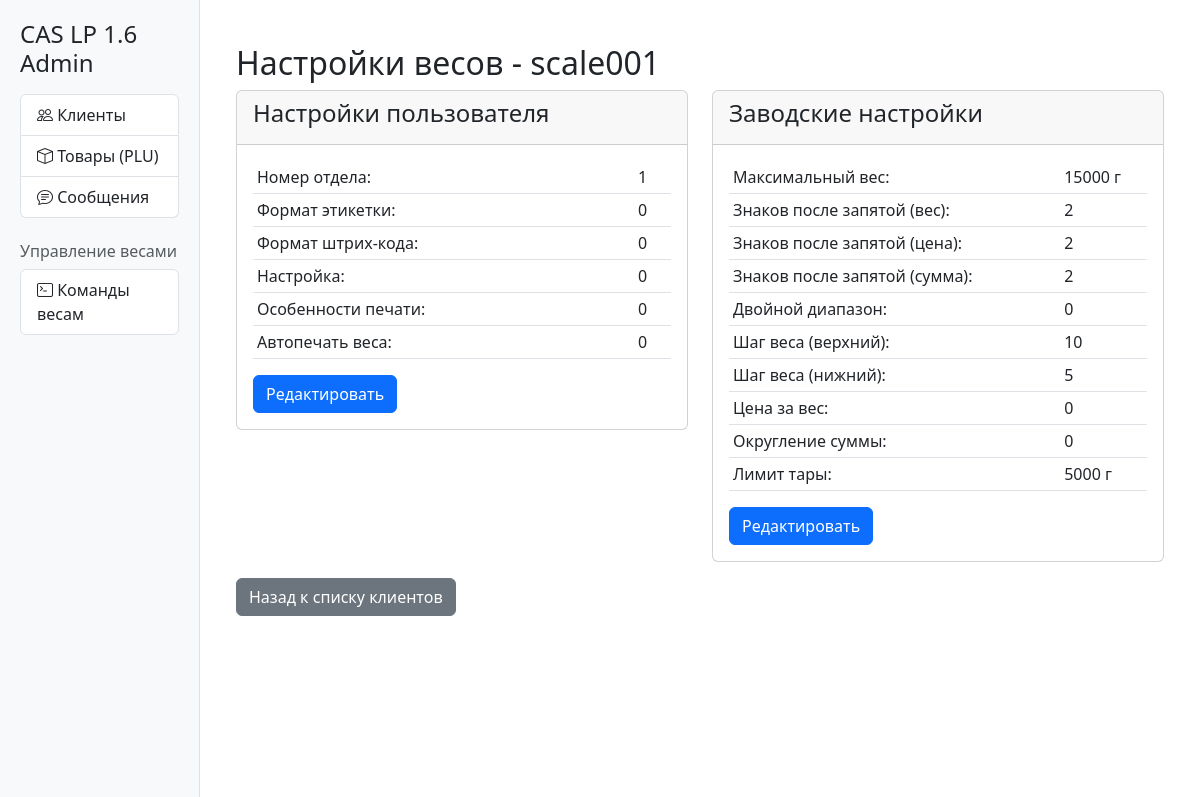
Screenshot of /settings/scale001 with the database file from the repository.
### server.py (models this page shows)
class UserSettings(db.Model):
    id = db.Column(db.Integer, primary_key=True)
    client_id = db.Column(db.String(64), db.ForeignKey('client.client_id'))
    dept_no = db.Column(db.Integer, default=1)  # Номер отдела
    label_format = db.Column(db.Integer, default=0)  # Формат этикетки
    barcode_format = db.Column(db.Integer, default=0)  # Формат штрих-кода
    adjst = db.Column(db.Integer, default=0)  # Настройка
    print_features = db.Column(db.Integer, default=0)  # Особенности печати
    auto_print_weight = db.Column(db.Integer, default=0)  # Автопечать веса
    created_at = db.Column(db.DateTime, default=datetime.utcnow)

class FactorySettings(db.Model):
    id = db.Column(db.Integer, primary_key=True)
    client_id = db.Column(db.String(64), db.ForeignKey('client.client_id'))
    max_weight = db.Column(db.Integer, default=15000)  # Максимальный вес
    dec_point_weight = db.Column(db.Integer, default=2)  # Знаков после запятой для веса
    dec_point_price = db.Column(db.Integer, default=2)  # Знаков после запятой для цены
    dec_point_sum = db.Column(db.Integer, default=2)  # Знаков после запятой для суммы
    dual_range = db.Column(db.Integer, default=0)  # Двойной диапазон
    weight_step_upper = db.Column(db.Integer, default=10)  # Шаг веса верхний диапазон
    weight_step_lower = db.Column(db.Integer, default=5)  # Шаг веса нижний диапазон
    price_weight = db.Column(db.Integer, default=0)  # Цена за вес
    round_sum = db.Column(db.Integer, default=0)  # Округление суммы
    tare_limit = db.Column(db.Integer, default=5000)  # Лимит тары
    created_at = db.Column(db.DateTime, default=datetime.utcnow)

### server.py (the view)
@app.route('/settings/<client_id>')
def settings_view(client_id):
    user_settings = UserSettings.query.filter_by(client_id=client_id).first()
    factory_settings = FactorySettings.query.filter_by(client_id=client_id).first()
    return render_template('settings.html', client_id=client_id,
                         user_settings=user_settings, factory_settings=factory_settings)

### templates/settings.html (shortened to what this page needs)
{% extends "base.html" %}
{% block content %}
<div class="container mt-4">
    <h2>Настройки весов - {{ client_id }}</h2>
    <div class="row">
        <div class="col-md-6">
            <div class="card">
                <div class="card-header">
                    <h4>Настройки пользователя</h4>
                </div>
                <div class="card-body">
                    {% if user_settings %}
                        <table class="table table-sm">
                            <tr><td>Номер отдела:</td><td>{{ user_settings.dept_no }}</td></tr>
                            <tr><td>Формат этикетки:</td><td>{{ user_settings.label_format }}</td></tr>
                            <tr><td>Формат штрих-кода:</td><td>{{ user_settings.barcode_format }}</td></tr>
                            <tr><td>Настройка:</td><td>{{ user_settings.adjst }}</td></tr>
                            <tr><td>Особенности печати:</td><td>{{ user_settings.print_features }}</td></tr>
                            <tr><td>Автопечать веса:</td><td>{{ user_settings.auto_print_weight }}</td></tr>
                        </table>
                    {% else %}
                        <p class="text-muted">Настройки пользователя не загружены</p>
                    {% endif %}
                    <a href="{{ url_for('user_settings_edit', client_id=client_id) }}" class="btn btn-primary">Редактировать</a>
                </div>
            </div>
        </div>
        <div class="col-md-6">
            <div class="card">
                <div class="card-header">
                    <h4>Заводские настройки</h4>
                </div>
                <div class="card-body">
                    {% if factory_settings %}
                        <table class="table table-sm">
                            <tr><td>Максимальный вес:</td><td>{{ factory_settings.max_weight }} г</td></tr>
                            <tr><td>Знаков после запятой (вес):</td><td>{{ factory_settings.dec_point_weight }}</td></tr>
                            <tr><td>Знаков после запятой (цена):</td><td>{{ factory_settings.dec_point_price }}</td></tr>
                            <tr><td>Знаков после запятой (сумма):</td><td>{{ factory_settings.dec_point_sum }}</td></tr>
                            <tr><td>Двойной диапазон:</td><td>{{ factory_settings.dual_range }}</td></tr>
                            <tr><td>Шаг веса (верхний):</td><td>{{ factory_settings.weight_step_upper }}</td></tr>
                            <tr><td>Шаг веса (нижний):</td><td>{{ factory_settings.weight_step_lower }}</td></tr>
                            <tr><td>Цена за вес:</td><td>{{ factory_settings.price_weight }}</td></tr>
                            <tr><td>Округление суммы:</td><td>{{ factory_settings.round_sum }}</td></tr>
                            <tr><td>Лимит тары:</td><td>{{ factory_settings.tare_limit }} г</td></tr>
                        </table>
                    {% else %}
                        <p class="text-muted">Заводские настройки не загружены</p>
                    {% endif %}
                    <a href="{{ url_for('factory_settings_edit', client_id=client_id) }}" class="btn btn-primary">Редактировать</a>
                </div>
            </div>
        </div>
    </div>
    <div class="mt-3">
        <a href="{{ url_for('index') }}" class="btn btn-secondary">Назад к списку клиентов</a>
    </div>
</div>
{% endblock %}

### rows the page displays
UserSettings: dept_no "1", label_format "0", barcode_format "0", adjst "0", print_features "0", auto_print_weight "0"
FactorySettings: max_weight "15000", dec_point_weight "2", dec_point_price "2", dec_point_sum "2", dual_range "0", weight_step_upper "10", weight_step_lower "5", price_weight "0", round_sum "0", tare_limit "5000"

### other values shown
{{ client_id }} "scale001"
